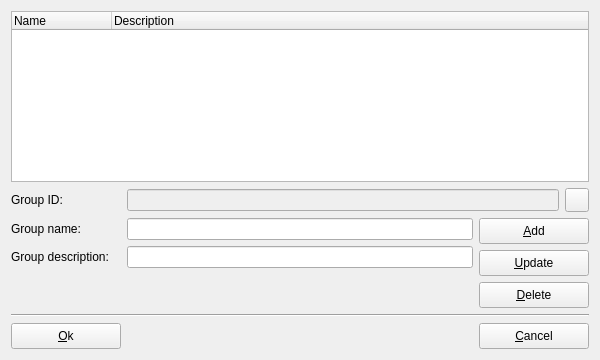
<ui version="4.0" >
 <class>UiNewEditGroupBase</class>
 <widget class="QWidget" name="UiNewEditGroupBase" >
  <property name="geometry" >
   <rect>
    <x>0</x>
    <y>0</y>
    <width>600</width>
    <height>360</height>
   </rect>
  </property>
  <property name="minimumSize" >
   <size>
    <width>600</width>
    <height>360</height>
   </size>
  </property>
  <property name="maximumSize" >
   <size>
    <width>600</width>
    <height>360</height>
   </size>
  </property>
  <property name="windowTitle" >
   <string>New / Edit Group</string>
  </property>
  <property name="windowIcon" >
   <iconset resource="../../resource/dms.qrc" >
    <normaloff>:/picture/32/images/32x32/group_32.png</normaloff>:/picture/32/images/32x32/group_32.png</iconset>
  </property>
  <layout class="QGridLayout" >
   <item row="0" column="0" colspan="2" >
    <widget class="QTreeWidget" name="treeWidgetGroup" >
     <property name="rootIsDecorated" >
      <bool>false</bool>
     </property>
     <column>
      <property name="text" >
       <string>Name</string>
      </property>
     </column>
     <column>
      <property name="text" >
       <string>Description</string>
      </property>
     </column>
    </widget>
   </item>
   <item row="1" column="0" colspan="2" >
    <layout class="QHBoxLayout" >
     <item>
      <widget class="QLabel" name="labelGroupId" >
       <property name="minimumSize" >
        <size>
         <width>110</width>
         <height>0</height>
        </size>
       </property>
       <property name="maximumSize" >
        <size>
         <width>110</width>
         <height>16777215</height>
        </size>
       </property>
       <property name="text" >
        <string>Group ID:</string>
       </property>
       <property name="buddy" >
        <cstring>lineEditGroupId</cstring>
       </property>
      </widget>
     </item>
     <item>
      <widget class="QLineEdit" name="lineEditGroupId" >
       <property name="enabled" >
        <bool>false</bool>
       </property>
       <property name="frame" >
        <bool>true</bool>
       </property>
       <property name="readOnly" >
        <bool>true</bool>
       </property>
      </widget>
     </item>
     <item>
      <widget class="QPushButton" name="btGroupId" >
       <property name="minimumSize" >
        <size>
         <width>24</width>
         <height>24</height>
        </size>
       </property>
       <property name="maximumSize" >
        <size>
         <width>24</width>
         <height>24</height>
        </size>
       </property>
       <property name="text" >
        <string/>
       </property>
       <property name="icon" >
        <iconset resource="../../resource/dms.qrc" >
         <normaloff>:/picture/16/images/16x16/reload_16.png</normaloff>:/picture/16/images/16x16/reload_16.png</iconset>
       </property>
      </widget>
     </item>
    </layout>
   </item>
   <item row="2" column="0" >
    <layout class="QHBoxLayout" >
     <item>
      <widget class="QLabel" name="labelGroupName" >
       <property name="minimumSize" >
        <size>
         <width>110</width>
         <height>0</height>
        </size>
       </property>
       <property name="maximumSize" >
        <size>
         <width>110</width>
         <height>16777215</height>
        </size>
       </property>
       <property name="text" >
        <string>Group name:</string>
       </property>
       <property name="buddy" >
        <cstring>lineEditGroupName</cstring>
       </property>
      </widget>
     </item>
     <item>
      <widget class="QLineEdit" name="lineEditGroupName" >
       <property name="text" >
        <string/>
       </property>
       <property name="frame" >
        <bool>true</bool>
       </property>
      </widget>
     </item>
    </layout>
   </item>
   <item rowspan="3" row="2" column="1" >
    <layout class="QVBoxLayout" >
     <item>
      <widget class="QPushButton" name="btnAddGroup" >
       <property name="minimumSize" >
        <size>
         <width>110</width>
         <height>26</height>
        </size>
       </property>
       <property name="maximumSize" >
        <size>
         <width>110</width>
         <height>26</height>
        </size>
       </property>
       <property name="text" >
        <string>&amp;Add</string>
       </property>
      </widget>
     </item>
     <item>
      <widget class="QPushButton" name="btnUpdateGroup" >
       <property name="minimumSize" >
        <size>
         <width>110</width>
         <height>26</height>
        </size>
       </property>
       <property name="maximumSize" >
        <size>
         <width>110</width>
         <height>26</height>
        </size>
       </property>
       <property name="text" >
        <string>&amp;Update</string>
       </property>
      </widget>
     </item>
     <item>
      <widget class="QPushButton" name="btnDeleteGroup" >
       <property name="minimumSize" >
        <size>
         <width>110</width>
         <height>26</height>
        </size>
       </property>
       <property name="maximumSize" >
        <size>
         <width>110</width>
         <height>26</height>
        </size>
       </property>
       <property name="text" >
        <string>&amp;Delete</string>
       </property>
      </widget>
     </item>
     <item>
      <spacer>
       <property name="orientation" >
        <enum>Qt::Vertical</enum>
       </property>
       <property name="sizeHint" stdset="0" >
        <size>
         <width>20</width>
         <height>20</height>
        </size>
       </property>
      </spacer>
     </item>
    </layout>
   </item>
   <item row="3" column="0" >
    <layout class="QHBoxLayout" >
     <item>
      <widget class="QLabel" name="labelGroupName_2" >
       <property name="minimumSize" >
        <size>
         <width>110</width>
         <height>0</height>
        </size>
       </property>
       <property name="maximumSize" >
        <size>
         <width>110</width>
         <height>16777215</height>
        </size>
       </property>
       <property name="text" >
        <string>Group description:</string>
       </property>
       <property name="buddy" >
        <cstring>lineEditGroupDescription</cstring>
       </property>
      </widget>
     </item>
     <item>
      <widget class="QLineEdit" name="lineEditGroupDescription" >
       <property name="text" >
        <string/>
       </property>
       <property name="frame" >
        <bool>true</bool>
       </property>
      </widget>
     </item>
    </layout>
   </item>
   <item row="4" column="0" >
    <spacer>
     <property name="orientation" >
      <enum>Qt::Vertical</enum>
     </property>
     <property name="sizeHint" stdset="0" >
      <size>
       <width>464</width>
       <height>20</height>
      </size>
     </property>
    </spacer>
   </item>
   <item row="5" column="0" colspan="2" >
    <widget class="Line" name="line" >
     <property name="orientation" >
      <enum>Qt::Horizontal</enum>
     </property>
    </widget>
   </item>
   <item row="6" column="0" colspan="2" >
    <layout class="QHBoxLayout" >
     <item>
      <widget class="QPushButton" name="btnOk" >
       <property name="minimumSize" >
        <size>
         <width>110</width>
         <height>26</height>
        </size>
       </property>
       <property name="maximumSize" >
        <size>
         <width>110</width>
         <height>26</height>
        </size>
       </property>
       <property name="text" >
        <string>&amp;Ok</string>
       </property>
      </widget>
     </item>
     <item>
      <spacer>
       <property name="orientation" >
        <enum>Qt::Horizontal</enum>
       </property>
       <property name="sizeHint" stdset="0" >
        <size>
         <width>40</width>
         <height>20</height>
        </size>
       </property>
      </spacer>
     </item>
     <item>
      <widget class="QPushButton" name="btnCancel" >
       <property name="minimumSize" >
        <size>
         <width>110</width>
         <height>26</height>
        </size>
       </property>
       <property name="maximumSize" >
        <size>
         <width>110</width>
         <height>26</height>
        </size>
       </property>
       <property name="text" >
        <string>&amp;Cancel</string>
       </property>
      </widget>
     </item>
    </layout>
   </item>
  </layout>
 </widget>
 <tabstops>
  <tabstop>treeWidgetGroup</tabstop>
  <tabstop>lineEditGroupId</tabstop>
  <tabstop>btGroupId</tabstop>
  <tabstop>lineEditGroupName</tabstop>
  <tabstop>lineEditGroupDescription</tabstop>
  <tabstop>btnAddGroup</tabstop>
  <tabstop>btnUpdateGroup</tabstop>
  <tabstop>btnDeleteGroup</tabstop>
  <tabstop>btnOk</tabstop>
  <tabstop>btnCancel</tabstop>
 </tabstops>
 <resources>
  <include location="../../resource/dms.qrc" />
 </resources>
 <connections/>
</ui>
